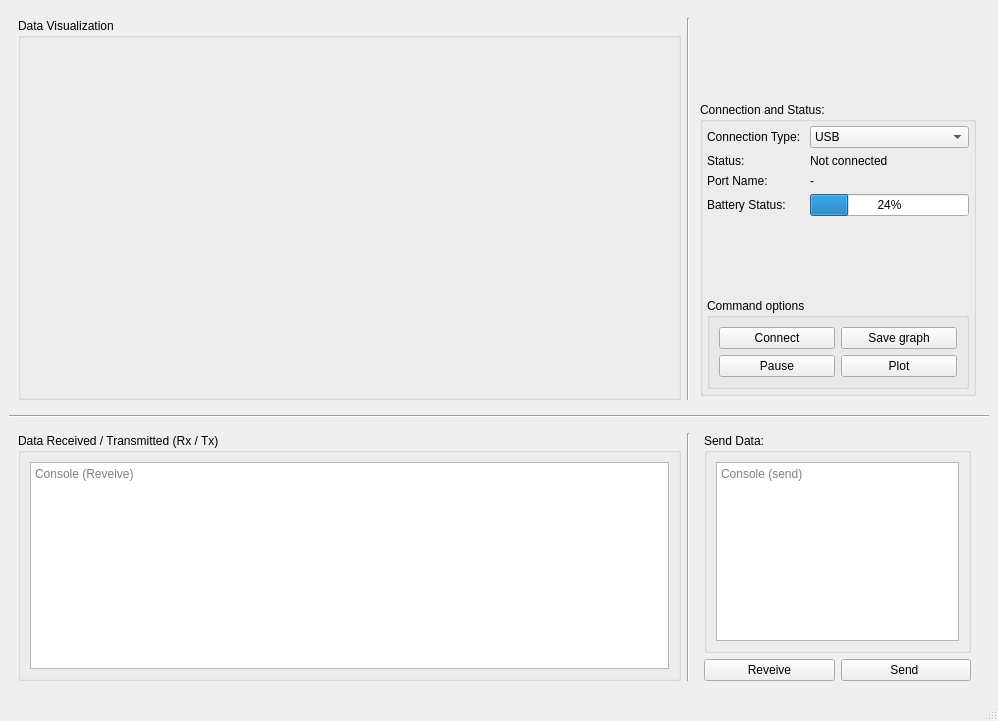
<?xml version="1.0" encoding="UTF-8"?>
<ui version="4.0">
 <class>MainWindow</class>
 <widget class="QMainWindow" name="MainWindow">
  <property name="geometry">
   <rect>
    <x>0</x>
    <y>0</y>
    <width>998</width>
    <height>721</height>
   </rect>
  </property>
  <property name="windowTitle">
   <string>MainWindow</string>
  </property>
  <widget class="QWidget" name="centralwidget">
   <layout class="QVBoxLayout" name="verticalLayout_6" stretch="6,0,4">
    <property name="rightMargin">
     <number>9</number>
    </property>
    <item>
     <layout class="QHBoxLayout" name="horizontalLayout_5" stretch="7,0,3">
      <property name="spacing">
       <number>6</number>
      </property>
      <property name="leftMargin">
       <number>9</number>
      </property>
      <property name="topMargin">
       <number>9</number>
      </property>
      <property name="rightMargin">
       <number>9</number>
      </property>
      <property name="bottomMargin">
       <number>9</number>
      </property>
      <item>
       <widget class="QGroupBox" name="groupBox">
        <property name="title">
         <string>Data Visualization</string>
        </property>
        <layout class="QVBoxLayout" name="verticalLayout_8" stretch="0">
         <property name="spacing">
          <number>6</number>
         </property>
         <property name="leftMargin">
          <number>9</number>
         </property>
         <property name="topMargin">
          <number>9</number>
         </property>
         <property name="rightMargin">
          <number>9</number>
         </property>
         <property name="bottomMargin">
          <number>9</number>
         </property>
         <item>
          <widget class="PlotWidget" name="voltagePlot" native="true">
           <property name="sizePolicy">
            <sizepolicy hsizetype="Preferred" vsizetype="Preferred">
             <horstretch>0</horstretch>
             <verstretch>0</verstretch>
            </sizepolicy>
           </property>
          </widget>
         </item>
        </layout>
       </widget>
      </item>
      <item>
       <widget class="Line" name="line_2">
        <property name="orientation">
         <enum>Qt::Vertical</enum>
        </property>
       </widget>
      </item>
      <item>
       <layout class="QVBoxLayout" name="verticalLayout_4" stretch="2,8">
        <property name="leftMargin">
         <number>4</number>
        </property>
        <property name="topMargin">
         <number>4</number>
        </property>
        <property name="rightMargin">
         <number>4</number>
        </property>
        <property name="bottomMargin">
         <number>4</number>
        </property>
        <item>
         <layout class="QHBoxLayout" name="horizontalLayout_7">
          <property name="leftMargin">
           <number>4</number>
          </property>
          <property name="topMargin">
           <number>4</number>
          </property>
          <property name="rightMargin">
           <number>4</number>
          </property>
          <property name="bottomMargin">
           <number>4</number>
          </property>
          <item>
           <widget class="QLabel" name="label_2">
            <property name="sizePolicy">
             <sizepolicy hsizetype="Fixed" vsizetype="Preferred">
              <horstretch>0</horstretch>
              <verstretch>0</verstretch>
             </sizepolicy>
            </property>
            <property name="text">
             <string/>
            </property>
            <property name="pixmap">
             <pixmap>schaeffler_logo.jpg</pixmap>
            </property>
           </widget>
          </item>
         </layout>
        </item>
        <item>
         <layout class="QVBoxLayout" name="verticalLayout_3" stretch="8">
          <item>
           <widget class="QGroupBox" name="groupBox_4">
            <property name="title">
             <string>Connection and Status:</string>
            </property>
            <layout class="QVBoxLayout" name="verticalLayout_2" stretch="8,2">
             <property name="leftMargin">
              <number>4</number>
             </property>
             <property name="topMargin">
              <number>4</number>
             </property>
             <property name="rightMargin">
              <number>4</number>
             </property>
             <property name="bottomMargin">
              <number>4</number>
             </property>
             <item>
              <layout class="QFormLayout" name="formLayout">
               <item row="0" column="0">
                <widget class="QLabel" name="label">
                 <property name="text">
                  <string>Connection Type: </string>
                 </property>
                </widget>
               </item>
               <item row="0" column="1">
                <widget class="QComboBox" name="comboBox">
                 <item>
                  <property name="text">
                   <string>USB</string>
                  </property>
                 </item>
                 <item>
                  <property name="text">
                   <string>Bluetooth</string>
                  </property>
                 </item>
                 <item>
                  <property name="text">
                   <string>Wifi</string>
                  </property>
                 </item>
                 <item>
                  <property name="text">
                   <string>IP address</string>
                  </property>
                 </item>
                </widget>
               </item>
               <item row="1" column="0">
                <widget class="QLabel" name="label_6">
                 <property name="text">
                  <string>Status:</string>
                 </property>
                </widget>
               </item>
               <item row="1" column="1">
                <widget class="QLabel" name="label_7">
                 <property name="text">
                  <string>Not connected</string>
                 </property>
                </widget>
               </item>
               <item row="2" column="0">
                <widget class="QLabel" name="label_5">
                 <property name="text">
                  <string>Port Name:</string>
                 </property>
                </widget>
               </item>
               <item row="2" column="1">
                <widget class="QLabel" name="label_9">
                 <property name="text">
                  <string>-</string>
                 </property>
                </widget>
               </item>
               <item row="3" column="0">
                <widget class="QLabel" name="label_8">
                 <property name="text">
                  <string>Battery Status:</string>
                 </property>
                </widget>
               </item>
               <item row="3" column="1">
                <widget class="QProgressBar" name="progressBar">
                 <property name="value">
                  <number>24</number>
                 </property>
                </widget>
               </item>
              </layout>
             </item>
             <item>
              <widget class="QGroupBox" name="groupBox_3">
               <property name="title">
                <string>Command options</string>
               </property>
               <layout class="QVBoxLayout" name="verticalLayout_7">
                <item>
                 <layout class="QHBoxLayout" name="horizontalLayout_2">
                  <item>
                   <widget class="QPushButton" name="button_connect">
                    <property name="text">
                     <string>Connect</string>
                    </property>
                   </widget>
                  </item>
                  <item>
                   <widget class="QPushButton" name="button_save">
                    <property name="text">
                     <string>Save graph</string>
                    </property>
                   </widget>
                  </item>
                 </layout>
                </item>
                <item>
                 <layout class="QHBoxLayout" name="horizontalLayout_4">
                  <item>
                   <widget class="QPushButton" name="button_pause">
                    <property name="text">
                     <string>Pause</string>
                    </property>
                   </widget>
                  </item>
                  <item>
                   <widget class="QPushButton" name="button_plot">
                    <property name="text">
                     <string>Plot</string>
                    </property>
                   </widget>
                  </item>
                 </layout>
                </item>
               </layout>
              </widget>
             </item>
            </layout>
           </widget>
          </item>
         </layout>
        </item>
       </layout>
      </item>
     </layout>
    </item>
    <item>
     <widget class="Line" name="line">
      <property name="orientation">
       <enum>Qt::Horizontal</enum>
      </property>
     </widget>
    </item>
    <item>
     <layout class="QHBoxLayout" name="horizontalLayout_6" stretch="7,0,3">
      <property name="leftMargin">
       <number>9</number>
      </property>
      <property name="topMargin">
       <number>9</number>
      </property>
      <property name="rightMargin">
       <number>9</number>
      </property>
      <property name="bottomMargin">
       <number>9</number>
      </property>
      <item>
       <layout class="QVBoxLayout" name="verticalLayout_9">
        <item>
         <widget class="QGroupBox" name="groupBox_2">
          <property name="title">
           <string>Data Received / Transmitted (Rx / Tx)</string>
          </property>
          <layout class="QVBoxLayout" name="verticalLayout">
           <property name="spacing">
            <number>6</number>
           </property>
           <property name="leftMargin">
            <number>9</number>
           </property>
           <property name="topMargin">
            <number>9</number>
           </property>
           <property name="rightMargin">
            <number>9</number>
           </property>
           <property name="bottomMargin">
            <number>9</number>
           </property>
           <item>
            <widget class="QTextEdit" name="textEdit_2">
             <property name="placeholderText">
              <string>Console (Reveive)</string>
             </property>
            </widget>
           </item>
          </layout>
         </widget>
        </item>
       </layout>
      </item>
      <item>
       <widget class="Line" name="line_3">
        <property name="orientation">
         <enum>Qt::Vertical</enum>
        </property>
       </widget>
      </item>
      <item>
       <layout class="QVBoxLayout" name="verticalLayout_5" stretch="0,0">
        <property name="spacing">
         <number>6</number>
        </property>
        <property name="leftMargin">
         <number>8</number>
        </property>
        <property name="topMargin">
         <number>0</number>
        </property>
        <property name="rightMargin">
         <number>9</number>
        </property>
        <property name="bottomMargin">
         <number>0</number>
        </property>
        <item>
         <widget class="QGroupBox" name="groupBox_6">
          <property name="title">
           <string>Send Data:</string>
          </property>
          <layout class="QHBoxLayout" name="horizontalLayout_8">
           <property name="spacing">
            <number>6</number>
           </property>
           <property name="leftMargin">
            <number>9</number>
           </property>
           <property name="topMargin">
            <number>9</number>
           </property>
           <property name="rightMargin">
            <number>9</number>
           </property>
           <property name="bottomMargin">
            <number>9</number>
           </property>
           <item>
            <widget class="QTextEdit" name="textEdit_3">
             <property name="placeholderText">
              <string>Console (send)</string>
             </property>
            </widget>
           </item>
          </layout>
         </widget>
        </item>
        <item>
         <layout class="QHBoxLayout" name="horizontalLayout_3">
          <item>
           <widget class="QPushButton" name="button_receive">
            <property name="text">
             <string>Reveive</string>
            </property>
           </widget>
          </item>
          <item>
           <widget class="QPushButton" name="button_send">
            <property name="text">
             <string>Send </string>
            </property>
           </widget>
          </item>
         </layout>
        </item>
       </layout>
      </item>
     </layout>
    </item>
   </layout>
  </widget>
  <widget class="QMenuBar" name="menubar">
   <property name="geometry">
    <rect>
     <x>0</x>
     <y>0</y>
     <width>998</width>
     <height>26</height>
    </rect>
   </property>
  </widget>
  <widget class="QStatusBar" name="statusbar"/>
 </widget>
 <customwidgets>
  <customwidget>
   <class>PlotWidget</class>
   <extends>QWidget</extends>
   <header>pyqtgraph</header>
   <container>1</container>
  </customwidget>
 </customwidgets>
 <resources/>
 <connections/>
</ui>
